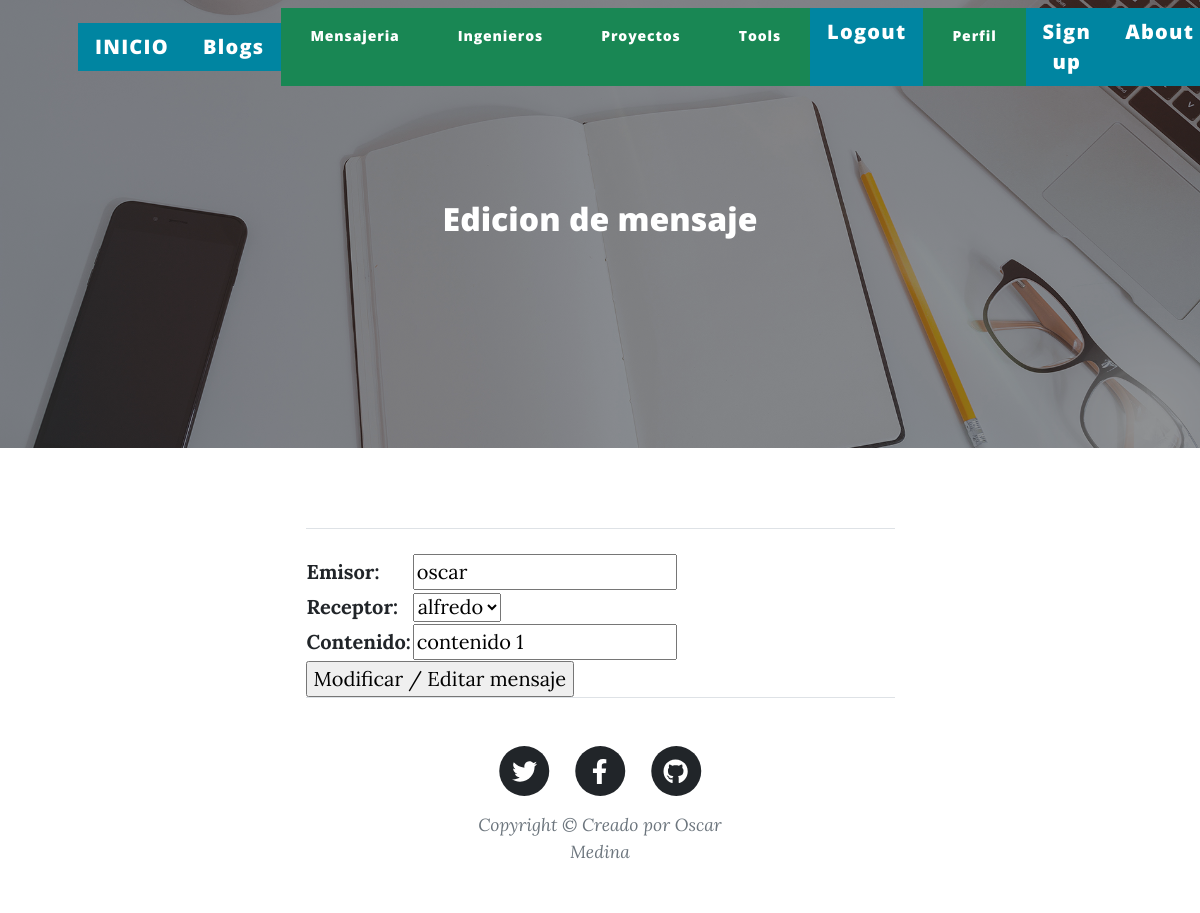
The page /app2/mensajes/editar/27 (signed in) on the database its author committed.
### app2/models.py (models this page shows)
class Mensaje(models.Model):
    usuarios=User.objects.all()
    numero=1
    lista_usuario=[]
    for usuarios in usuarios:
        numero=numero+1
        lista=(numero,usuarios)
        lista_usuario.append(lista)
    emisor=models.CharField(max_length=50)
    receptor=models.CharField(max_length=50, choices=lista_usuario)
    contenido=RichTextField(blank=True, null=True)
    fecha_envio=models.TextField(default=str(datetime.now()))

### app2/views.py (the view)
# urls.py: path('mensajes/editar/<id>', mensajeEditar , name='mensaje_editar'),
@login_required
def mensajeEditar(request, id):
    mensajes=Mensaje.objects.get(id=id)
    if request.method == 'POST':
        formulario=mensajeFormulario(request.POST)
        if formulario.is_valid():
            informacion=formulario.cleaned_data
            mensajes.contenido=informacion['contenido']
            mensajes.save()
            mensajes=Mensaje.objects.all()
            contexto={'mensajes': mensajes}
            return render(request, 'app2/mensaje_listar.html', contexto)
    else:
        formulario=mensajeFormulario(initial={'emisor': mensajes.emisor, 'receptor': mensajes.receptor, 'contenido': mensajes.contenido, })
    return render(request, 'app2/mensaje_editar.html', {'formulario':formulario, 'id':id})

### app2/forms.py
class mensajeFormulario(forms.Form):
    usuarios=User.objects.all()
    numero=1
    lista_usuario=[]
    for usuarios in usuarios:
        numero=numero+1
        lista=(numero,usuarios)
        lista_usuario.append(lista)
    emisor= forms.CharField(max_length=50)
    receptor= forms.ChoiceField(choices=lista_usuario)
    contenido=forms.CharField(max_length=50)

### app2/template/app2/mensaje_editar.html
{% extends "app1/master.html" %}
{% load static %}
{% block titulo %}
    <h2 > Edicion de mensaje</h2>
{% endblock %}
{% block contenidoquecambia %}
<form action="{% url 'mensaje_editar' id %}" method="post">{% csrf_token %}
    <table>
        {{ formulario.as_table}}
    </table>
    <input type="submit" value="Modificar / Editar mensaje">
</form>
{% endblock %}

### rows shown on the page
Mensaje: emisor "oscar", receptor "alfredo", contenido "contenido 1"
